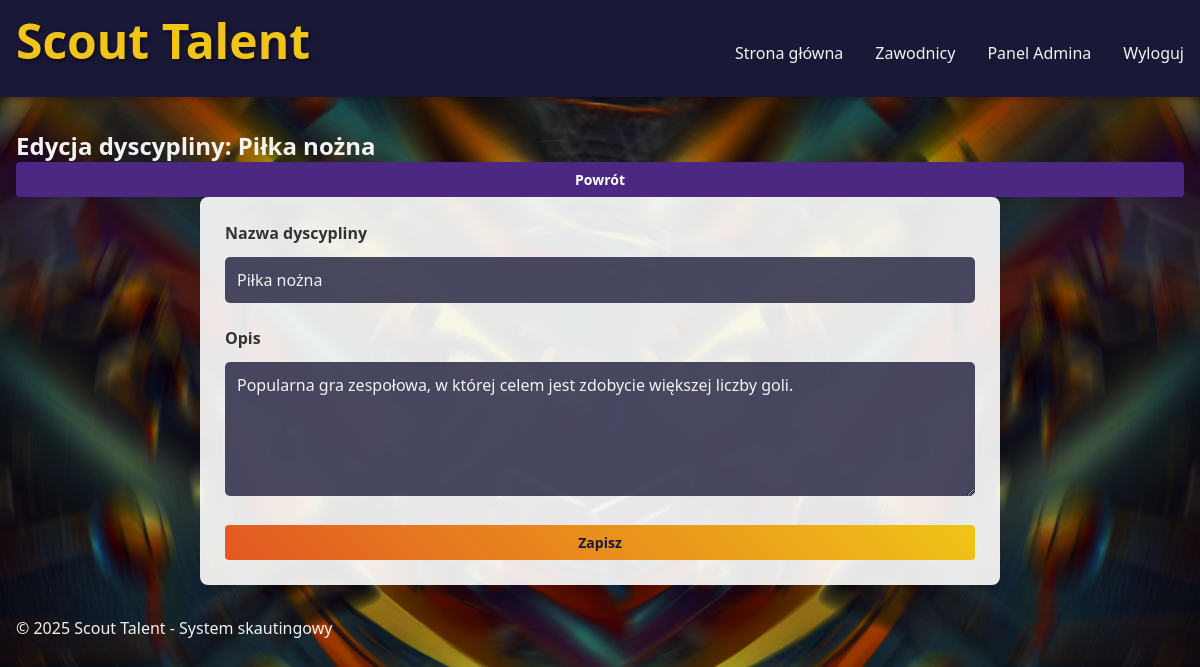
Page /admin/sports/edit/1 (signed in) on the committed database.
### app/models.py (models this page shows)
class Sport(db.Model):
    id = db.Column(db.Integer, primary_key=True)
    name = db.Column(db.String(64), unique=True, nullable=False)
    description = db.Column(db.Text)
    players = db.relationship('Player', backref='sport', lazy='dynamic')

### app/routes/admin_routes.py (the view)
    def decorated_view(*args, **kwargs):
        if not current_user.is_authenticated or current_user.role != 'admin':
            abort(403)  # Forbidden
        return func(*args, **kwargs)

### app/forms.py (shortened to what this page needs)
class SportForm(FlaskForm):
    name = StringField('Nazwa dyscypliny', validators=[DataRequired()])
    description = TextAreaField('Opis')
    submit = SubmitField('Zapisz')

### app/models.py (called while the page is built)
@login_manager.user_loader
def load_user(id):
    return User.query.get(int(id))

### app/routes/admin_routes.py (called while the page is built)
def admin_required(func):
    def decorated_view(*args, **kwargs):
        if not current_user.is_authenticated or current_user.role != 'admin':
            abort(403)  # Forbidden
        return func(*args, **kwargs)
    decorated_view.__name__ = func.__name__
    return decorated_view

@admin.route('/sports/edit/<int:sport_id>', methods=['GET', 'POST'])
@login_required
@admin_required
def edit_sport(sport_id):
    sport = Sport.query.get_or_404(sport_id)
    form = SportForm(obj=sport)
    if form.validate_on_submit():
        sport.name = form.name.data
        sport.description = form.description.data
        db.session.commit()
        flash('Dyscyplina została zaktualizowana pomyślnie.', 'success')
        return redirect(url_for('admin.sports'))
    return render_template('admin/edit_sport.html', form=form, sport=sport)

### app/templates/admin/edit_sport.html (shortened to what this page needs)
{% extends 'base.html' %}
{% block content %}
<section class="form-section">
    <div class="header-section">
        <h1>Edycja dyscypliny: {{ sport.name }}</h1>
        <a href="{{ url_for('admin.sports') }}" class="btn btn-secondary">Powrót</a>
    </div>
    <div class="form-container">
        <form method="POST" novalidate>
            <div class="form-group">
                {{ form.name.label }}
                {{ form.name(class="form-control") }}
            </div>
            <div class="form-group">
                {{ form.description.label }}
                {{ form.description(class="form-control", rows=5) }}
            </div>
            <div class="form-buttons">
                {{ form.submit(class="btn btn-primary") }}
            </div>
        </form>
    </div>
</section>
{% endblock %}

### app/static/css/style.css (style rules this page uses)
:root { --primary-color: #4c2882; --secondary-color: #e25822; --accent-color: #f0c518; --background-color: #0a2a4a; --text-color: #f2f2f2; --dark-accent: #1a1837; --light-bg: #f5f7fa; --dark-text: #333333; --card-border: #4c2882; --card-bg: rgba(255, 255, 255, 0.9); --header-bg: rgba(26, 24, 55, 0.9); --header-text: #f0c518; --gradient-primary: linear-gradient(135deg, var(--primary-color), var(--dark-accent)); --gradient-secondary: linear-gradient(45deg, var(--secondary-color), var(--accent-color)); }
* { margin: 0; padding: 0; box-sizing: border-box; font-family: 'Segoe UI', Tahoma, Geneva, Verdana, sans-serif; }
body { background-image: url('../images/background.png'); background-size: cover; background-position: center; color: var(--text-color); min-height: 100vh; }
.form-group { margin-bottom: 1.5rem; }
.form-control { width: 100%; padding: 12px; border: none; border-radius: 5px; background: rgba(30, 30, 60, 0.8); color: var(--text-color); font-size: 1rem; margin-top: 0.5rem; }
.btn { width: 100%; padding: 12px; border: none; border-radius: 5px; cursor: pointer; font-size: 1rem; font-weight: bold; transition: all 0.3s ease; }
.btn-primary { background: var(--gradient-secondary); color: var(--dark-accent); }
.btn { display: inline-block; padding: 8px 16px; background-color: var(--primary-color); color: white; text-decoration: none; border-radius: 4px; font-size: 14px; transition: all 0.3s ease; border: none; cursor: pointer; text-align: center; }
.btn-primary { background: var(--gradient-secondary); color: var(--dark-accent); font-weight: bold; }
.form-container { max-width: 800px; margin: 0 auto; background-color: var(--card-bg); padding: 25px; border-radius: 8px; box-shadow: 0 4px 10px rgba(0, 0, 0, 0.1); }
.form-container label { color: var(--dark-text); font-weight: bold; display: block; margin-bottom: 5px; }

### rows in the picture
Sport: name "Piłka nożna", description "Popularna gra zespołowa, w której celem jest zdobycie większej liczby goli."
